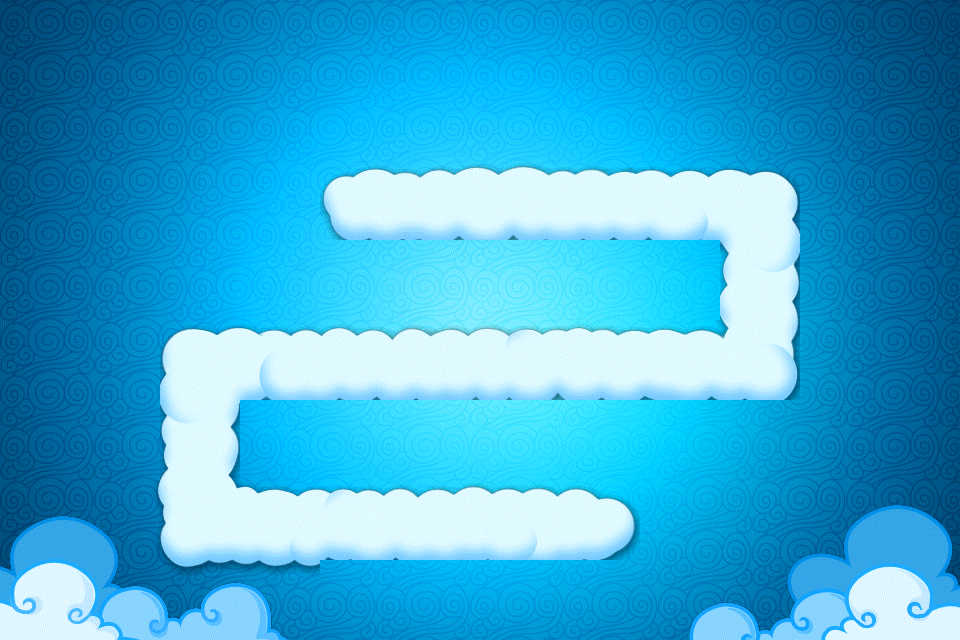

Tiled map render using the project's own tile images. Description and the map definition, with tile-layer contents summarised, below:
An orthogonal 12x8 tile map with 80x80 px tiles, 2 tile layers (BackGround, path), 2 tilesets and 6 objects.

<map version="1.0" orientation="orthogonal" renderorder="right-down" width="12" height="8" tilewidth="80" tileheight="80" nextobjectid="7">
 <tileset firstgid="1" name="BG1-hd.pvr.ccz" tilewidth="80" tileheight="80" tilecount="96" columns="12">
  <image source="Theme1/BG0/BG1-hd.pvr.ccz.png" width="960" height="640" />
 </tileset>
 <tileset firstgid="97" name="BG-hd.pvr.ccz" tilewidth="80" tileheight="80" tilecount="72" columns="12">
  <image source="Theme1/BG2/BG-hd.pvr.ccz.png" width="960" height="488" />
  <tile id="50">
   <properties>
    <property name="point" type="bool" value="true" />
   </properties>
  </tile>
 </tileset>
 <layer name="BackGround" width="12" height="8">
  <data>[96 cells, 96 non-empty, 96 distinct tile ids]</data>
 </layer>
 <layer name="path" width="12" height="8">
  <data>[96 cells, 46 non-empty, 38 distinct tile ids]</data>
 </layer>
 <objectgroup name="pathObject">
  <object id="1" x="364" y="197" />
  <object id="2" x="754" y="202" />
  <object id="3" x="760" y="362" />
  <object id="4" x="205" y="364" />
  <object id="5" x="200" y="522" />
  <object id="6" x="595" y="522" />
 </objectgroup>
</map>
